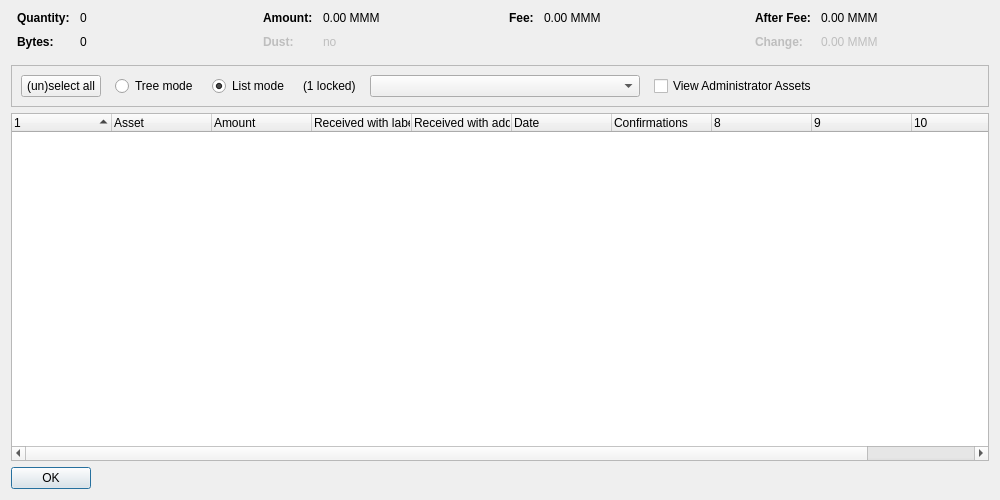
<?xml version="1.0" encoding="UTF-8"?>
<ui version="4.0">
    <class>AssetControlDialog</class>
    <widget class="QDialog" name="AssetControlDialog">
        <property name="geometry">
            <rect>
                <x>0</x>
                <y>0</y>
                <width>1000</width>
                <height>500</height>
            </rect>
        </property>
        <property name="windowTitle">
            <string>Asset Selection</string>
        </property>
        <layout class="QVBoxLayout" name="verticalLayout">
            <item>
                <layout class="QHBoxLayout" name="horizontalLayoutTop" stretch="0,0,0,0">
                    <property name="topMargin">
                        <number>0</number>
                    </property>
                    <property name="bottomMargin">
                        <number>10</number>
                    </property>
                    <item>
                        <layout class="QFormLayout" name="formLayoutAssetControl1">
                            <property name="horizontalSpacing">
                                <number>10</number>
                            </property>
                            <property name="verticalSpacing">
                                <number>10</number>
                            </property>
                            <property name="leftMargin">
                                <number>6</number>
                            </property>
                            <property name="rightMargin">
                                <number>6</number>
                            </property>
                            <item row="0" column="0">
                                <widget class="QLabel" name="labelAssetControlQuantityText">
                                    <property name="font">
                                        <font>
                                            <weight>75</weight>
                                            <bold>true</bold>
                                        </font>
                                    </property>
                                    <property name="text">
                                        <string>Quantity:</string>
                                    </property>
                                </widget>
                            </item>
                            <item row="0" column="1">
                                <widget class="QLabel" name="labelAssetControlQuantity">
                                    <property name="cursor">
                                        <cursorShape>IBeamCursor</cursorShape>
                                    </property>
                                    <property name="contextMenuPolicy">
                                        <enum>Qt::ActionsContextMenu</enum>
                                    </property>
                                    <property name="text">
                                        <string notr="true">0</string>
                                    </property>
                                    <property name="textInteractionFlags">
                                        <set>Qt::LinksAccessibleByMouse|Qt::TextSelectableByKeyboard|Qt::TextSelectableByMouse</set>
                                    </property>
                                </widget>
                            </item>
                            <item row="1" column="0">
                                <widget class="QLabel" name="labelAssetControlBytesText">
                                    <property name="font">
                                        <font>
                                            <weight>75</weight>
                                            <bold>true</bold>
                                        </font>
                                    </property>
                                    <property name="text">
                                        <string>Bytes:</string>
                                    </property>
                                </widget>
                            </item>
                            <item row="1" column="1">
                                <widget class="QLabel" name="labelAssetControlBytes">
                                    <property name="cursor">
                                        <cursorShape>IBeamCursor</cursorShape>
                                    </property>
                                    <property name="contextMenuPolicy">
                                        <enum>Qt::ActionsContextMenu</enum>
                                    </property>
                                    <property name="text">
                                        <string notr="true">0</string>
                                    </property>
                                    <property name="textInteractionFlags">
                                        <set>Qt::LinksAccessibleByMouse|Qt::TextSelectableByKeyboard|Qt::TextSelectableByMouse</set>
                                    </property>
                                </widget>
                            </item>
                        </layout>
                    </item>
                    <item>
                        <layout class="QFormLayout" name="formLayoutAssetControl2">
                            <property name="horizontalSpacing">
                                <number>10</number>
                            </property>
                            <property name="verticalSpacing">
                                <number>10</number>
                            </property>
                            <property name="leftMargin">
                                <number>6</number>
                            </property>
                            <property name="rightMargin">
                                <number>6</number>
                            </property>
                            <item row="0" column="0">
                                <widget class="QLabel" name="labelAssetControlAmountText">
                                    <property name="font">
                                        <font>
                                            <weight>75</weight>
                                            <bold>true</bold>
                                        </font>
                                    </property>
                                    <property name="text">
                                        <string>Amount:</string>
                                    </property>
                                </widget>
                            </item>
                            <item row="0" column="1">
                                <widget class="QLabel" name="labelAssetControlAmount">
                                    <property name="cursor">
                                        <cursorShape>IBeamCursor</cursorShape>
                                    </property>
                                    <property name="contextMenuPolicy">
                                        <enum>Qt::ActionsContextMenu</enum>
                                    </property>
                                    <property name="text">
                                        <string notr="true">0.00 MMM</string>
                                    </property>
                                    <property name="textInteractionFlags">
                                        <set>Qt::LinksAccessibleByMouse|Qt::TextSelectableByKeyboard|Qt::TextSelectableByMouse</set>
                                    </property>
                                </widget>
                            </item>
                            <item row="1" column="0">
                                <widget class="QLabel" name="labelAssetControlLowOutputText">
                                    <property name="enabled">
                                        <bool>false</bool>
                                    </property>
                                    <property name="font">
                                        <font>
                                            <weight>75</weight>
                                            <bold>true</bold>
                                        </font>
                                    </property>
                                    <property name="text">
                                        <string>Dust:</string>
                                    </property>
                                </widget>
                            </item>
                            <item row="1" column="1">
                                <widget class="QLabel" name="labelAssetControlLowOutput">
                                    <property name="enabled">
                                        <bool>false</bool>
                                    </property>
                                    <property name="cursor">
                                        <cursorShape>IBeamCursor</cursorShape>
                                    </property>
                                    <property name="contextMenuPolicy">
                                        <enum>Qt::ActionsContextMenu</enum>
                                    </property>
                                    <property name="text">
                                        <string notr="true">no</string>
                                    </property>
                                    <property name="textInteractionFlags">
                                        <set>Qt::LinksAccessibleByMouse|Qt::TextSelectableByKeyboard|Qt::TextSelectableByMouse</set>
                                    </property>
                                </widget>
                            </item>
                        </layout>
                    </item>
                    <item>
                        <layout class="QFormLayout" name="formLayoutAssetControl3">
                            <property name="horizontalSpacing">
                                <number>10</number>
                            </property>
                            <property name="verticalSpacing">
                                <number>10</number>
                            </property>
                            <property name="leftMargin">
                                <number>6</number>
                            </property>
                            <property name="rightMargin">
                                <number>6</number>
                            </property>
                            <item row="0" column="0">
                                <widget class="QLabel" name="labelAssetControlFeeText">
                                    <property name="font">
                                        <font>
                                            <weight>75</weight>
                                            <bold>true</bold>
                                        </font>
                                    </property>
                                    <property name="text">
                                        <string>Fee:</string>
                                    </property>
                                </widget>
                            </item>
                            <item row="0" column="1">
                                <widget class="QLabel" name="labelAssetControlFee">
                                    <property name="cursor">
                                        <cursorShape>IBeamCursor</cursorShape>
                                    </property>
                                    <property name="contextMenuPolicy">
                                        <enum>Qt::ActionsContextMenu</enum>
                                    </property>
                                    <property name="text">
                                        <string notr="true">0.00 MMM</string>
                                    </property>
                                    <property name="textInteractionFlags">
                                        <set>Qt::LinksAccessibleByMouse|Qt::TextSelectableByKeyboard|Qt::TextSelectableByMouse</set>
                                    </property>
                                </widget>
                            </item>
                        </layout>
                    </item>
                    <item>
                        <layout class="QFormLayout" name="formLayoutAssetControl4">
                            <property name="horizontalSpacing">
                                <number>10</number>
                            </property>
                            <property name="verticalSpacing">
                                <number>10</number>
                            </property>
                            <property name="leftMargin">
                                <number>6</number>
                            </property>
                            <property name="rightMargin">
                                <number>6</number>
                            </property>
                            <item row="0" column="0">
                                <widget class="QLabel" name="labelAssetControlAfterFeeText">
                                    <property name="font">
                                        <font>
                                            <weight>75</weight>
                                            <bold>true</bold>
                                        </font>
                                    </property>
                                    <property name="text">
                                        <string>After Fee:</string>
                                    </property>
                                </widget>
                            </item>
                            <item row="0" column="1">
                                <widget class="QLabel" name="labelAssetControlAfterFee">
                                    <property name="cursor">
                                        <cursorShape>IBeamCursor</cursorShape>
                                    </property>
                                    <property name="contextMenuPolicy">
                                        <enum>Qt::ActionsContextMenu</enum>
                                    </property>
                                    <property name="text">
                                        <string notr="true">0.00 MMM</string>
                                    </property>
                                    <property name="textInteractionFlags">
                                        <set>Qt::LinksAccessibleByMouse|Qt::TextSelectableByKeyboard|Qt::TextSelectableByMouse</set>
                                    </property>
                                </widget>
                            </item>
                            <item row="1" column="0">
                                <widget class="QLabel" name="labelAssetControlChangeText">
                                    <property name="enabled">
                                        <bool>false</bool>
                                    </property>
                                    <property name="font">
                                        <font>
                                            <weight>75</weight>
                                            <bold>true</bold>
                                        </font>
                                    </property>
                                    <property name="text">
                                        <string>Change:</string>
                                    </property>
                                </widget>
                            </item>
                            <item row="1" column="1">
                                <widget class="QLabel" name="labelAssetControlChange">
                                    <property name="enabled">
                                        <bool>false</bool>
                                    </property>
                                    <property name="cursor">
                                        <cursorShape>IBeamCursor</cursorShape>
                                    </property>
                                    <property name="contextMenuPolicy">
                                        <enum>Qt::ActionsContextMenu</enum>
                                    </property>
                                    <property name="text">
                                        <string notr="true">0.00 MMM</string>
                                    </property>
                                    <property name="textInteractionFlags">
                                        <set>Qt::LinksAccessibleByMouse|Qt::TextSelectableByKeyboard|Qt::TextSelectableByMouse</set>
                                    </property>
                                </widget>
                            </item>
                        </layout>
                    </item>
                </layout>
            </item>
            <item>
                <widget class="QFrame" name="frame">
                    <property name="minimumSize">
                        <size>
                            <width>0</width>
                            <height>40</height>
                        </size>
                    </property>
                    <property name="frameShape">
                        <enum>QFrame::StyledPanel</enum>
                    </property>
                    <property name="frameShadow">
                        <enum>QFrame::Sunken</enum>
                    </property>
                    <layout class="QHBoxLayout" name="horizontalLayout">
                        <item>
                            <layout class="QHBoxLayout" name="horizontalLayoutPanel" stretch="0,0,0,0,0,0,0">
                                <property name="spacing">
                                    <number>14</number>
                                </property>
                                <item>
                                    <widget class="QPushButton" name="pushButtonSelectAll">
                                        <property name="sizePolicy">
                                            <sizepolicy hsizetype="Maximum" vsizetype="Fixed">
                                                <horstretch>0</horstretch>
                                                <verstretch>0</verstretch>
                                            </sizepolicy>
                                        </property>
                                        <property name="text">
                                            <string>(un)select all</string>
                                        </property>
                                        <property name="autoDefault">
                                            <bool>false</bool>
                                        </property>
                                    </widget>
                                </item>
                                <item>
                                    <widget class="QRadioButton" name="radioTreeMode">
                                        <property name="sizePolicy">
                                            <sizepolicy hsizetype="Maximum" vsizetype="Fixed">
                                                <horstretch>0</horstretch>
                                                <verstretch>0</verstretch>
                                            </sizepolicy>
                                        </property>
                                        <property name="text">
                                            <string>Tree mode</string>
                                        </property>
                                    </widget>
                                </item>
                                <item>
                                    <widget class="QRadioButton" name="radioListMode">
                                        <property name="sizePolicy">
                                            <sizepolicy hsizetype="Maximum" vsizetype="Fixed">
                                                <horstretch>0</horstretch>
                                                <verstretch>0</verstretch>
                                            </sizepolicy>
                                        </property>
                                        <property name="text">
                                            <string>List mode</string>
                                        </property>
                                        <property name="checked">
                                            <bool>true</bool>
                                        </property>
                                    </widget>
                                </item>
                                <item>
                                    <widget class="QLabel" name="labelLocked">
                                        <property name="text">
                                            <string notr="true">(1 locked)</string>
                                        </property>
                                    </widget>
                                </item>
                                <item>
                                    <widget class="QComboBox" name="assetList">
                                        <property name="minimumContentsLength">
                                            <number>30</number>
                                        </property>
                                    </widget>
                                </item>
                                <item>
                                    <widget class="QCheckBox" name="viewAdministrator">
                                        <property name="toolTip">
                                            <string>View assets that you have the ownership asset for</string>
                                        </property>
                                        <property name="text">
                                            <string>View Administrator Assets</string>
                                        </property>
                                    </widget>
                                </item>
                                <item>
                                    <spacer name="horizontalSpacer">
                                        <property name="orientation">
                                            <enum>Qt::Horizontal</enum>
                                        </property>
                                        <property name="sizeHint" stdset="0">
                                            <size>
                                                <width>40</width>
                                                <height>20</height>
                                            </size>
                                        </property>
                                    </spacer>
                                </item>
                            </layout>
                        </item>
                    </layout>
                </widget>
            </item>
            <item>
                <widget class="AssetControlTreeWidget" name="treeWidget">
                    <property name="contextMenuPolicy">
                        <enum>Qt::CustomContextMenu</enum>
                    </property>
                    <property name="sortingEnabled">
                        <bool>false</bool>
                    </property>
                    <property name="columnCount">
                        <number>11</number>
                    </property>
                    <attribute name="headerShowSortIndicator" stdset="0">
                        <bool>true</bool>
                    </attribute>
                    <attribute name="headerStretchLastSection">
                        <bool>false</bool>
                    </attribute>
                    <column>
                        <property name="text">
                            <string/>
                        </property>
                    </column>
                    <column>
                        <property name="text">
                            <string>Asset</string>
                        </property>
                    </column>
                    <column>
                        <property name="text">
                            <string>Amount</string>
                        </property>
                    </column>
                    <column>
                        <property name="text">
                            <string>Received with label</string>
                        </property>
                    </column>
                    <column>
                        <property name="text">
                            <string>Received with address</string>
                        </property>
                    </column>
                    <column>
                        <property name="text">
                            <string>Date</string>
                        </property>
                    </column>
                    <column>
                        <property name="text">
                            <string>Confirmations</string>
                        </property>
                        <property name="toolTip">
                            <string>Confirmed</string>
                        </property>
                    </column>
                    <column>
                        <property name="text">
                            <string/>
                        </property>
                    </column>
                    <column>
                        <property name="text">
                            <string/>
                        </property>
                    </column>
                    <column>
                        <property name="text">
                            <string/>
                        </property>
                    </column>
                    <column>
                        <property name="text">
                            <string/>
                        </property>
                    </column>
                </widget>
            </item>
            <item>
                <widget class="QDialogButtonBox" name="buttonBox">
                    <property name="sizePolicy">
                        <sizepolicy hsizetype="Maximum" vsizetype="Fixed">
                            <horstretch>0</horstretch>
                            <verstretch>0</verstretch>
                        </sizepolicy>
                    </property>
                    <property name="orientation">
                        <enum>Qt::Horizontal</enum>
                    </property>
                    <property name="standardButtons">
                        <set>QDialogButtonBox::Ok</set>
                    </property>
                </widget>
            </item>
        </layout>
    </widget>
    <customwidgets>
        <customwidget>
            <class>AssetControlTreeWidget</class>
            <extends>QTreeWidget</extends>
            <header location="global">assetcontroltreewidget.h</header>
        </customwidget>
    </customwidgets>
    <resources/>
    <connections/>
</ui>
